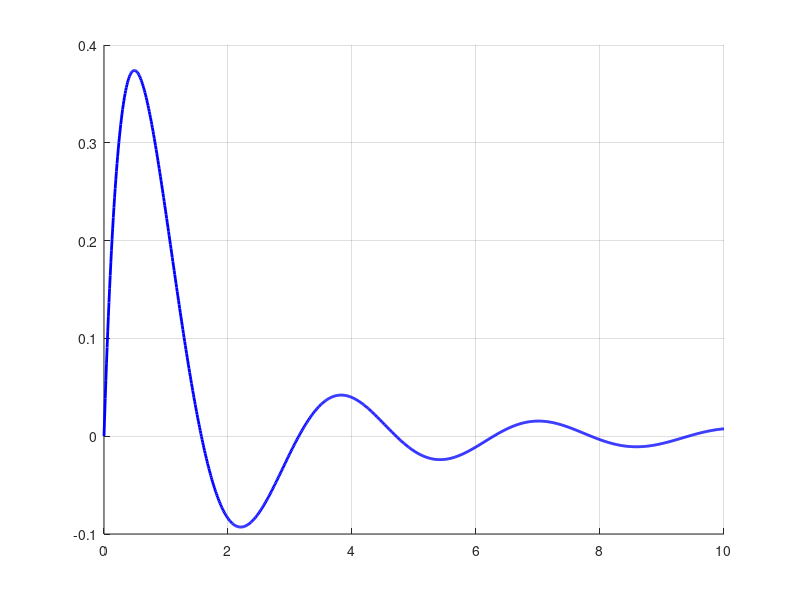

Write the MATLAB code that produced this figure. (Note: this script raises an error after producing the figure.)
clear;
global ctr;
ctr = 0;
f = @(x)(sin(2.*x)./((x+1).^2));

dt = [0 10];
x = linspace(dt(1), dt(2), 1000);

y = f(x);
figure(1);
hold on;
grid on;
plot(x, y, '-b', 'LineWidth', 2);
r = bisekcija(f, dt(1), dt(2), 50, 0.0001)
